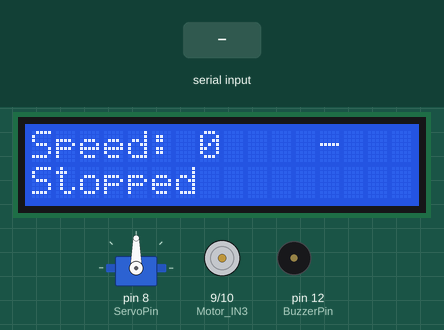
Simulated run of this sketch. Board: Arduino Uno, built with avr-gcc and run on an emulated ATmega328P. Parts: 16×2 character LCD, servo, motor-driver pin pairs drawn as motors (green arrow = first pin HIGH = forward, orange = second pin HIGH = backward, longer = more drive, scaled by the enable pin), buzzer (waves = sounding). The test bench sets the inputs (shaded band).

Above: at 3.2 s.
3.3 s: "1" received over Serial
At 4.0 s:
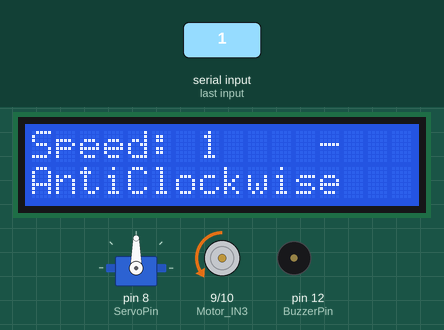
5.0 s: "F" received over Serial
At 6.2 s:
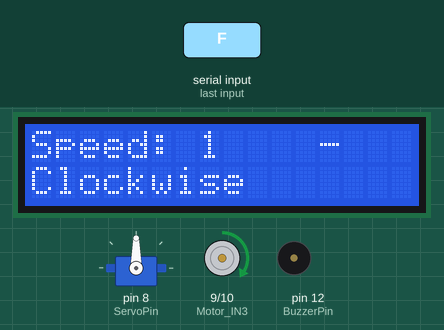
6.6 s: "O" received over Serial
At 6.85 s:
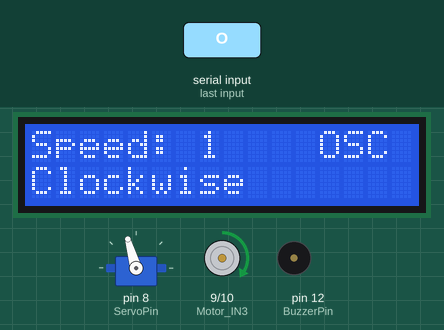
9.1 s: "B" received over Serial
At 9.55 s:
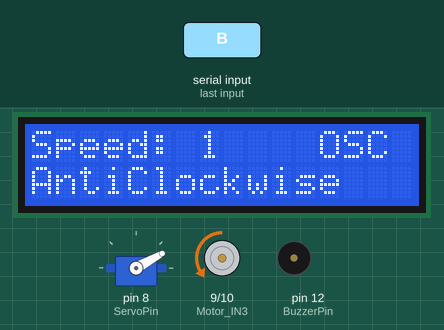
11.5 s: "2" received over Serial
At 11.65 s:
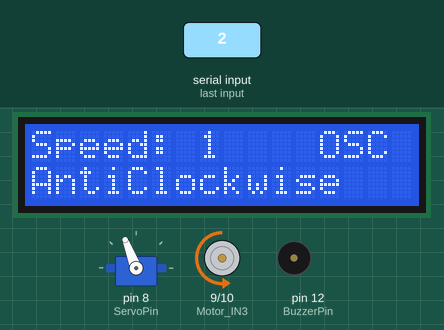
14.2 s: "3" received over Serial
At 14.35 s:
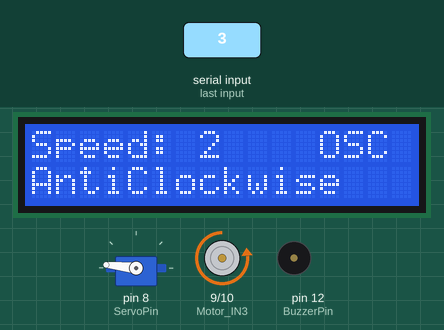
Timing chart, 0 to 29.2 s (numbered marks = the images above; inputs shaded):
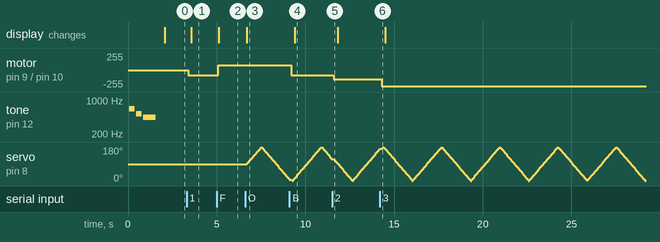

The sketch:

Final_Code_Motor_Speed_Buzzer.ino
```cpp
#include <LiquidCrystal.h> // Library for controlling the LCD
#include <Servo.h> // Library for controlling the servo motor

LiquidCrystal lcd(7, 6, 5, 4, 3, 2); // Set up the LCD's pins
Servo myServo; // Create a Servo object

#define BuzzerPin 12 // Define the pin for the buzzer

// Define motor control pins
#define Motor_ENB 11
#define Motor_IN4 10
#define Motor_IN3 9
#define ServoPin 8 // Define the pin for the servo

int speedValue = 0; // Motor speed (0-255)
int motorState = 0; // Motor state (1, 2, 3 for different speeds)
bool direction = true; // Motor direction (true = anticlockwise, false = clockwise)
bool oscState = false; // Oscillation state (true = oscillate, false = don't oscillate)
int currentPos = 90; // Initial servo position (0-180 degrees)

unsigned long lastLCDUpdateTime = 0; // Timestamp for the last LCD update
const unsigned long lcdUpdateInterval = 500; // Time between LCD updates in milliseconds

void setup() {
  Serial.begin(9600); // Begin serial communication at 9600 baud rate

  // Set motor pins as outputs
  pinMode(Motor_ENB, OUTPUT);
  pinMode(Motor_IN4, OUTPUT);
  pinMode(Motor_IN3, OUTPUT);
  pinMode(BuzzerPin, OUTPUT); // Set buzzer pin as output

  lcd.begin(16, 2); // Initialize the LCD (16 columns, 2 rows)
  lcd.setCursor(0, 0);
  lcd.print(" Speed Control ");
  lcd.setCursor(0, 1);
  lcd.print("  DC Motor  ");

  unsigned long startMillis = millis(); // Record the start time

  playWelcomeSound(); // Play welcome sound while displaying the welcome message

  while (millis() - startMillis < 2000) {
    // Wait for 2 seconds while the welcome message and sound are being played
  }

  lcd.clear(); // Clear the LCD after the welcome message
  myServo.attach(ServoPin); // Attach the servo to the pin
  myServo.write(currentPos); // Move the servo to the initial position

  updateLCD(true); // Update the LCD display with initial values
}

void loop() {
  checkBluetoothCommands(); // Check for incoming Bluetooth commands
  updateMotor(); // Update motor speed and direction
  updateServo(); // Update servo position
}

// Function to check and process Bluetooth commands
void checkBluetoothCommands() {
  if (Serial.available()) { // If data is available to read
    char command = Serial.read(); // Read the incoming command

    // Process the command
    switch (command) {
      case '1':
        playBuzzer(); // Play buzzer sound
        speedValue = 75; // Set speed to 75
        motorState = 1; // Set motor state to 1
        break;

      case '2':
        playBuzzer(); // Play buzzer sound
        speedValue = 140; // Set speed to 140
        motorState = 2; // Set motor state to 2
        break;

      case '3':
        playBuzzer(); // Play buzzer sound
        speedValue = 240; // Set speed to 240
        motorState = 3; // Set motor state to 3
        break;

      case 'F': // Set direction to clockwise
        playBuzzer(); // Play buzzer sound
        direction = false; // Clockwise
        break;

      case 'B': // Set direction to anticlockwise
        playBuzzer(); // Play buzzer sound
        direction = true; // Anticlockwise
        break;

      case 'N': // Start motor at speed 1 in clockwise direction
        playBuzzer(); // Play buzzer sound
        speedValue = 75;
        motorState = 1;
        direction = false;
        break;

      case 'H': // Start motor at speed 1 in anticlockwise direction
        playBuzzer(); // Play buzzer sound
        speedValue = 75;
        motorState = 1;
        direction = true;
        break;

      case 'S': // Stop the motor
        playBuzzer(); // Play buzzer sound
        motorState = 0;
        speedValue = 0;
        oscState = false; // Stop oscillation when motor stops
        break;

      case 'O': // Start oscillation
        playBuzzer(); // Play buzzer sound
        if (motorState > 0) {
          oscState = true;
        }
        break;

      case 'T': // Stop oscillation
        playBuzzer(); // Play buzzer sound
        oscState = false;
        break;

      default:
        Serial.println("Invalid Command"); // Print error for invalid commands
        break;
    }
  }
}

// Function to update motor control and LCD display
void updateMotor() {
  analogWrite(Motor_ENB, speedValue); // Set motor speed

  // Set motor direction
  if (direction) {
    digitalWrite(Motor_IN4, HIGH);
    digitalWrite(Motor_IN3, LOW);
  } else {
    digitalWrite(Motor_IN4, LOW);
    digitalWrite(Motor_IN3, HIGH);
  }

  // Update the LCD display less frequently
  if (millis() - lastLCDUpdateTime >= lcdUpdateInterval) {
    updateLCD(false); // Update the LCD display
    lastLCDUpdateTime = millis(); // Reset the timestamp
  }
}

// Function to control the servo motor for oscillation
void updateServo() {
  static int pos = currentPos; // Current servo position
  static bool increasing = true; // Direction of oscillation

  if (oscState && motorState > 0) { // If oscillation is enabled and motor is running
    if (increasing) {
      pos += 1; // Increase position
      if (pos >= 180) {
        pos = 180; // Limit to 180 degrees
        increasing = false; // Change direction to decreasing
      }
    } else {
      pos -= 1; // Decrease position
      if (pos <= 0) {
        pos = 0; // Limit to 0 degrees
        increasing = true; // Change direction to increasing
      }
    }
    currentPos = pos; // Update current position
    myServo.write(currentPos); // Set the servo to the new position
    delay(9); // Adjust speed of oscillation
  } else {
    myServo.write(currentPos); // Maintain last position when not oscillating
  }
}

// Function to update the LCD display
void updateLCD(bool forceUpdate) {
  static int lastMotorState = -1; // Last motor state
  static bool lastDirection = !direction; // Last direction
  static bool lastOscState = !oscState; // Last oscillation state

  if (forceUpdate || motorState != lastMotorState || direction != lastDirection || oscState != lastOscState) {
    lcd.clear(); // Clear the LCD
    lcd.setCursor(0, 0);

    if (motorState == 0) {
      lcd.print("Speed: 0"); // Display speed
      lcd.setCursor(0, 1);
      lcd.print("Stopped"); // Display stopped state
    } else {
      lcd.print("Speed: ");
      lcd.print(motorState); // Display motor state
      lcd.setCursor(0, 1);
      lcd.print(direction ? "AntiClockwise" : "Clockwise"); // Display direction
    }

    lcd.setCursor(12, 0);
    if (oscState) {
      lcd.print("OSC"); // Display oscillation
    } else {
      lcd.print("-"); // Display no oscillation
    }
  }
  lastMotorState = motorState; // Update last motor state
  lastDirection = direction; // Update last direction
  lastOscState = oscState; // Update last oscillation state
}

// Function to play buzzer sound
void playBuzzer() {
  digitalWrite(BuzzerPin, HIGH); // Turn on the buzzer
  delay(100); // Wait for 100 milliseconds
  digitalWrite(BuzzerPin, LOW); // Turn off the buzzer
}

// Function to play welcome sound
void playWelcomeSound() {
  tone(BuzzerPin, 659, 300); // Play E5 note for 300 milliseconds
  delay(400);
  tone(BuzzerPin, 523, 300); // Play C5 note for 300 milliseconds
  delay(400);
  tone(BuzzerPin, 440, 700); // Play A4 note for 700 milliseconds
  delay(700);
  noTone(BuzzerPin);
}
```

Measured:
- after the input at 3.3 s, motor on pin 9 (Motor_IN3) / pin 10 (Motor_IN4): stopped → backward 75/255 after 0.10 s; the display: changes after 0.28 s (image 1)
- after the input at 5.0 s, motor on pin 9 (Motor_IN3) / pin 10 (Motor_IN4): backward 75/255 → forward 75/255 after 0.10 s; the display: changes after 0.11 s (image 2)
- after the input at 6.6 s, servo on pin 8 (ServoPin): rises from 90° to 179° in 0.82 s, then falls to 8° in 1.6 s; the display: changes after 0.11 s (image 3)
- after the input at 9.1 s, motor on pin 9 (Motor_IN3) / pin 10 (Motor_IN4): forward 75/255 → backward 75/255 after 0.10 s; the display: changes after 0.31 s (image 4)
- after the input at 11.5 s, motor on pin 9 (Motor_IN3) / pin 10 (Motor_IN4): backward 75/255 → backward 140/255 after 0.10 s
- after the input at 14.2 s, motor on pin 9 (Motor_IN3) / pin 10 (Motor_IN4): backward 140/255 → backward 240/255 after 0.11 s
